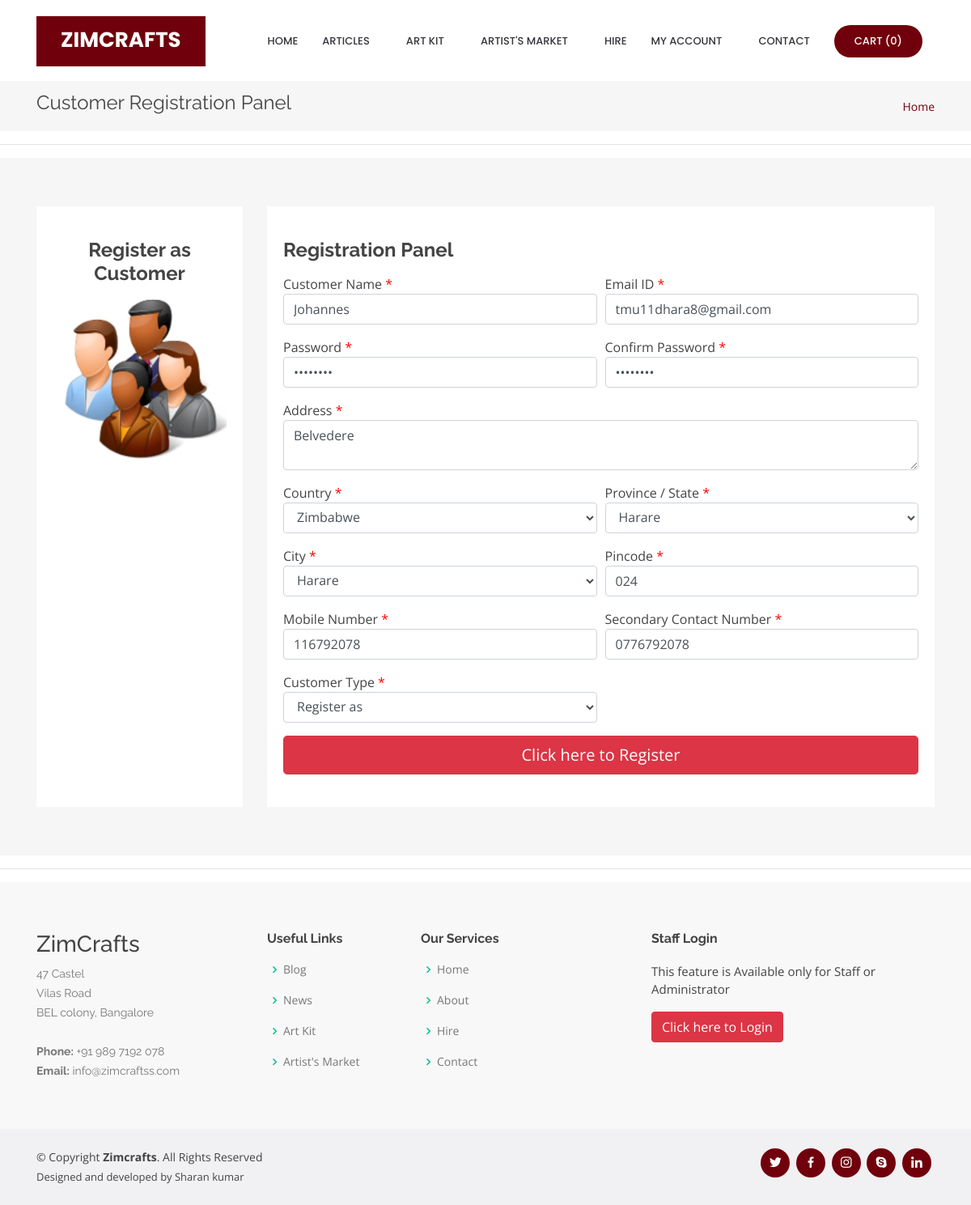
Screenshot of /customerReg.php?editid=9 with the database file from the repository.
### tables this page shows
CREATE TABLE `customer` (
  `customer_id` int(10) NOT NULL,
  `customer_name` varchar(25) NOT NULL,
  `address` text NOT NULL,
  `country_id` int(10) NOT NULL,
  `state_id` int(10) NOT NULL,
  `city_id` int(10) NOT NULL,
  `pincode` varchar(10) NOT NULL,
  `contact_no` varchar(15) NOT NULL,
  `mobile_no` varchar(15) NOT NULL,
  `email_id` varchar(50) NOT NULL,
  `password` varchar(25) NOT NULL,
  `customer_type` varchar(25) NOT NULL,
  `status` varchar(10) NOT NULL
);

### smsapi.php (called while the page is built, shortened)
<?php
$smsstatus = "Disabled";
?>

### customerReg.php (the view, shortened to what this page needs)
<?php
include("header.php");
if(isset($_GET['editid']))
{
	$sql = "SELECT * FROM customer WHERE customer_id='$_GET[editid]'";
	$qsql = mysqli_query($con,$sql);
	$rsedit = mysqli_fetch_array($qsql);
}
?>
  <main id="main">
    <section id="breadcrumbs" class="breadcrumbs">
      <div class="container">
        <div class="d-flex justify-content-between align-items-center">
          <h2>Customer Registration Panel</h2>
          <ol>
            <li><a href="index.php">Home</a></li>
          </ol>
        </div>
      </div>
    </section>
<hr>
    <section id="services" class="services section-bg">
      <div class="container">
        <div class="row">
          <div class="col-lg-12">
            <div class="row">
              <div class="col-md-3 d-flex align-items-stretch mt-4 mt-lg-0">
                <div class="icon-box" data-aos="zoom-in" data-aos-delay="200" style="width: 100%;">
                  <h4>Register as Customer</h4>
                  <img src="images/customericon.jpg" style="width: 100%;">
                </div>
              </div>
              <div class="col-md-9 d-flex align-items-stretch">
                <div class="icon-box" data-aos="zoom-in" data-aos-delay="100" style="width: 100%;text-align: left;">
<form method="post" action="" name="frmcstreg">
    <h4>Registration Panel</h4>
<div class="form-row">
	<div class="col-md-6 form-group">
	Customer Name <font color="#FF0000">*</font>
	  <input type="text" name="customername" id="customername" value="<?php echo $rsedit['customer_name']; ?>" class="form-control" >
	</div>
	<div class="col-md-6 form-group">
	Email ID <font color="#FF0000">*</font>
	  <input type="email" name="email_id" id="email_id" value="<?php echo $rsedit['email_id']; ?>" class="form-control" >
	</div>
	<div class="col-md-6 form-group">
	Password <font color="#FF0000">*</font>
	  <input type="password" name="password" id="password" value="<?php echo $rsedit['password']; ?>" class="form-control" >
	</div>
	<div class="col-md-6 form-group">
	Confirm Password <font color="#FF0000">*</font>
	  <input type="password" name="cpassword" id="cpassword" value="<?php echo $rsedit['password']; ?>" class="form-control" >
	</div>
	<div class="col-md-12 form-group">
	 Address <font color="#FF0000">*</font>
	  <textarea name="address" id="address" class="form-control"><?php echo $rsedit['address']; ?></textarea>
	</div>
	<div class="col-md-6 form-group">
	Country <font color="#FF0000"> *</font>
	  <select name="country" id="country" onChange="loadstate(this.value)" class="form-control">
		  <?php
		  $sql1 = "SELECT * FROM country where status='Active'";
			$qsql1 =mysqli_query($con,$sql1);
		  while($rssql1 = mysqli_fetch_array($qsql1))
		  {
			  if($rssql1['country_id'] == $rsedit['country_id'] )
			  {
			  echo "<option value='$rssql1[country_id]' selected>$rssql1[country]</option>";
			  }
			  else
			  {
			  echo "<option value='$rssql1[country_id]'>$rssql1[country]</option>";
			  }
		  }
		  ?>
		</select>
	</div>
	<div class="col-md-6 form-group">
	Province / State <font color="#FF0000"> *</font>
	  <span id='loadstate'><?php include("ajaxstate.php"); ?></span></div>
	<div class="col-md-6 form-group">
	City <font color="#FF0000"> *</font>
	  <span id='loadcity'><?php include("ajaxcity.php"); ?></span>
	</div>
	<div class="col-md-6 form-group">
	Pincode <font color="#FF0000"> *</font>
	  <input type="number" name="pincode" id="pincode" value="<?php echo $rsedit['pincode']; ?>" class="form-control">
	</div>
	<div class="col-md-6 form-group">
	Mobile Number <font color="#FF0000"> *</font>
	  <input type="number" name="mblnum" id="mblnum" value="<?php echo $rsedit['mobile_no']; ?>" class="form-control">
	</div>
	<div class="col-md-6 form-group">
	Secondary Contact Number <font color="#FF0000"> *</font>
	  <input type="number" name="cntctnum" id="cntctnum" value="<?php echo $rsedit['contact_no']; ?>" class="form-control">
	</div>
	<div class="col-md-6 form-group">
	Customer Type <font color="#FF0000"> *</font>
	  <select name="customertype" id="customertype" class="form-control" >
		  <option value="">Register as</option>
		  </select>
	</div>
	<div class="col-md-6 form-group">
	</div>
</div>
	<?php
	include('smsapi.php');
	?>
	<?php
	if($smsstatus == "Enabled"){
	?>
		<button type="button" name="submitotp" id="submitotp" class="btn btn-danger btn-lg btn-block"  onclick="return validatecstreg()" >Click here to Register</button>
	<?php
	}
	else {
	?>
		<button type="submit" name="submit" id="submit" class="btn btn-danger btn-lg btn-block"  onclick="return validatecstreg()" >Click here to Register</button>
	<?php
	}
	?>
                </div>
              </div>
            </div>
          </div>
        </div>
      </div>
    </section>
<hr>
  </main>
<?php
include("footer.php");
?>

### assets/css/style.css (style rules this page uses)
body { font-family: "Open Sans", sans-serif; color: #444444; }
a { color: #70000b; }
h1, h2, h3, h4, h5, h6 { font-family: "Raleway", sans-serif; }
section { padding: 60px 0; overflow: hidden; }
.section-bg { background-color: #f6f6f7; }
.services .icon-box { text-align: center; padding: 40px 20px; transition: all ease-in-out 0.3s; background: #fff; }
.services .icon-box h4 { font-weight: 700; margin-bottom: 15px; font-size: 24px; }
.breadcrumbs { padding: 15px 0; background: #f6f6f7; margin-top: 100px; }
.breadcrumbs h2 { font-size: 24px; line-height: 1; font-weight: 400; }
.breadcrumbs ol { display: flex; flex-wrap: wrap; list-style: none; padding: 0; margin: 0; font-size: 14px; }

### rows the page displays
customer: customername "Johannes", email_id "tmu11dhara8@gmail.com", address "Belvedere", pincode "024", mblnum "116792078", cntctnum "0776792078"

### other values shown
mysqli_num_rows($qsqlproduct_purchase_record) "0"
form field country "Zimbabwe"
form field state "Harare"
form field city "Harare"
